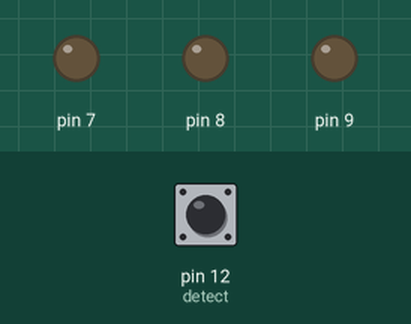
This sketch was run on a simulated Arduino Uno, built with avr-gcc and run on an emulated ATmega328P. Parts: output pins drawn as LEDs (lit = HIGH). Dashed ring = blinking. The test bench sets the inputs (shaded band); at power-on: pin 12 (detect) LOW.

Above: at 1.2 s.
1.3 s: pin 12 (detect) driven HIGH
At 2.5 s:
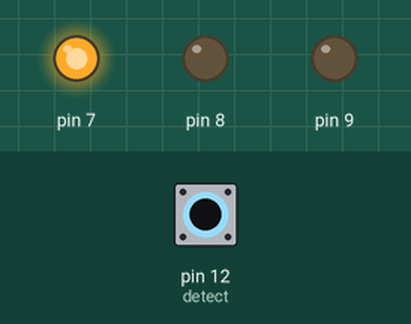
2.8 s: pin 12 (detect) pulsed LOW 5 times (0.12 s each, 0.3 s apart)
At 3.07 s:
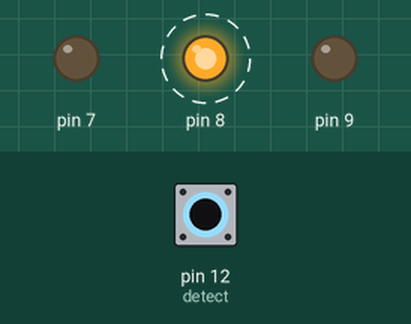
At 5.5 s:
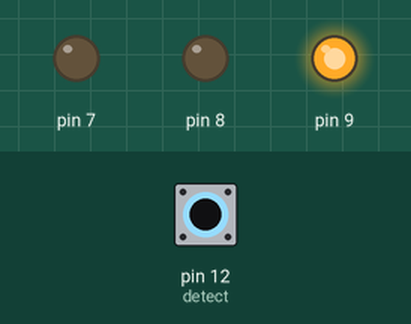
Timing chart, 0 to 7.0 s (numbered marks = the images above; inputs shaded):
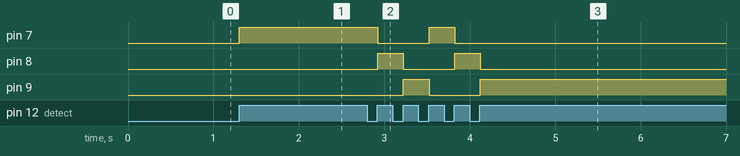

Measured:
- after the input at 1.3 s, pin 7: LOW → HIGH at once
- after the input at 2.8 s, pin 7: HIGH → LOW after 0.12 s, → HIGH 0.60 s later, → LOW 0.30 s later; pin 8: alternates HIGH for 0.30 s and LOW for 0.60 s, 4 changes in all, then stays LOW, starting after 0.12 s; pin 9: LOW → HIGH after 0.42 s, → LOW 0.30 s later, → HIGH 0.60 s later

The sketch:

green_yellow_red.ino
```cpp
// Cycles through 3 LEDs whenever a voltage is provided to a detected pin (12 here).
// Kind of like a smooth button without having to deal with the debouncing

int detect = 12;
int counter = 0;
int mode = 0;
int detected;
boolean isON;

void setup() {
  Serial.begin(9600);
  // pinMode(green,OUTPUT);
  // pinMode(yellow,OUTPUT);
  // pinMode(red,OUTPUT);
  pinMode(7,OUTPUT);
  pinMode(8,OUTPUT);
  pinMode(9,OUTPUT);
  pinMode(detect,INPUT);
  isON = 0;
}

void loop() {
  // digitalWrite(7,HIGH);
  detected = digitalRead(detect);

  if (detected && isON){
    delay(10);
  }
  else if (detected && !isON){
    mode = counter%3+7;
    counter++;
    digitalWrite(7,LOW);
    digitalWrite(8,LOW);
    digitalWrite(9,LOW);
    digitalWrite(mode,HIGH);
    isON = 1;
    delay(10);
  }
  else{
    isON = 0;
    delay(10);
  }
}
```
